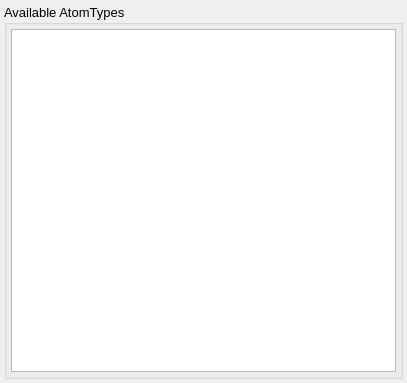
<?xml version="1.0" encoding="UTF-8"?>
<ui version="4.0">
 <class>SelectAtomTypeWidget</class>
 <widget class="QWidget" name="SelectAtomTypeWidget">
  <property name="windowModality">
   <enum>Qt::ApplicationModal</enum>
  </property>
  <property name="geometry">
   <rect>
    <x>0</x>
    <y>0</y>
    <width>407</width>
    <height>383</height>
   </rect>
  </property>
  <property name="font">
   <font>
    <pointsize>10</pointsize>
   </font>
  </property>
  <property name="windowTitle">
   <string>Select AtomType</string>
  </property>
  <layout class="QVBoxLayout" name="verticalLayout_3">
   <property name="spacing">
    <number>4</number>
   </property>
   <property name="leftMargin">
    <number>4</number>
   </property>
   <property name="topMargin">
    <number>4</number>
   </property>
   <property name="rightMargin">
    <number>4</number>
   </property>
   <property name="bottomMargin">
    <number>4</number>
   </property>
   <item>
    <widget class="QGroupBox" name="AtomTypeGroup">
     <property name="title">
      <string>Available AtomTypes</string>
     </property>
     <layout class="QVBoxLayout" name="verticalLayout">
      <property name="spacing">
       <number>4</number>
      </property>
      <property name="leftMargin">
       <number>4</number>
      </property>
      <property name="topMargin">
       <number>4</number>
      </property>
      <property name="rightMargin">
       <number>4</number>
      </property>
      <property name="bottomMargin">
       <number>4</number>
      </property>
      <item>
       <widget class="QListView" name="AtomTypeList">
        <property name="maximumSize">
         <size>
          <width>16777215</width>
          <height>16777215</height>
         </size>
        </property>
        <property name="editTriggers">
         <set>QAbstractItemView::NoEditTriggers</set>
        </property>
        <property name="selectionBehavior">
         <enum>QAbstractItemView::SelectRows</enum>
        </property>
       </widget>
      </item>
     </layout>
    </widget>
   </item>
  </layout>
 </widget>
 <resources>
  <include location="main.qrc"/>
 </resources>
 <connections/>
</ui>
